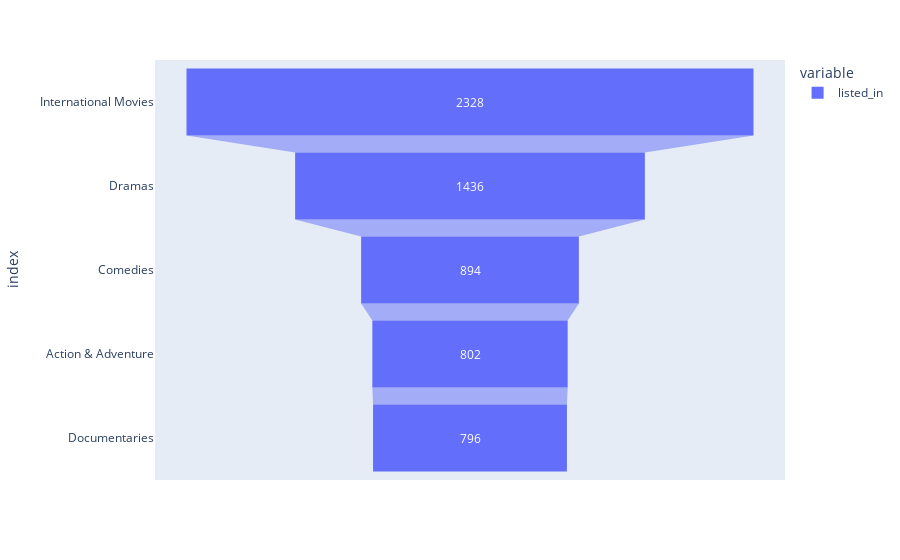

Notebook code cell kept with this figure:
### Markdown cell above
Top genre worldwide

### Code cell
topgenre = cf['listed_in'].value_counts().sort_values(ascending=False)
topgenre = pd.DataFrame(topgenre)
c = topgenre[0:5]
px.funnel(c)

### Figure 1 — Plotly figure (JSON) as saved in the notebook; plotly's stock layout.template omitted (floating-point values rounded to 4 significant figures)
{"data": [{"hovertemplate": "variable=listed_in<br>value=%{x}<br>index=%{y}<extra></extra>", "legendgroup": "listed_in", "marker": {"color": "#636efa"}, "name": "listed_in", "orientation": "h", "showlegend": true, "type": "funnel", "x": [2328, 1436, 894, 802, 796], "xaxis": "x", "y": [" International Movies", "Dramas", "Comedies", "Action & Adventure", "Documentaries"], "yaxis": "y"}], "layout": {"legend": {"title": {"text": "variable"}, "tracegroupgap": 0}, "margin": {"t": 60}, "xaxis": {"anchor": "y", "domain": [0, 1], "title": {"text": "value"}}, "yaxis": {"anchor": "x", "domain": [0, 1], "title": {"text": "index"}}}}
